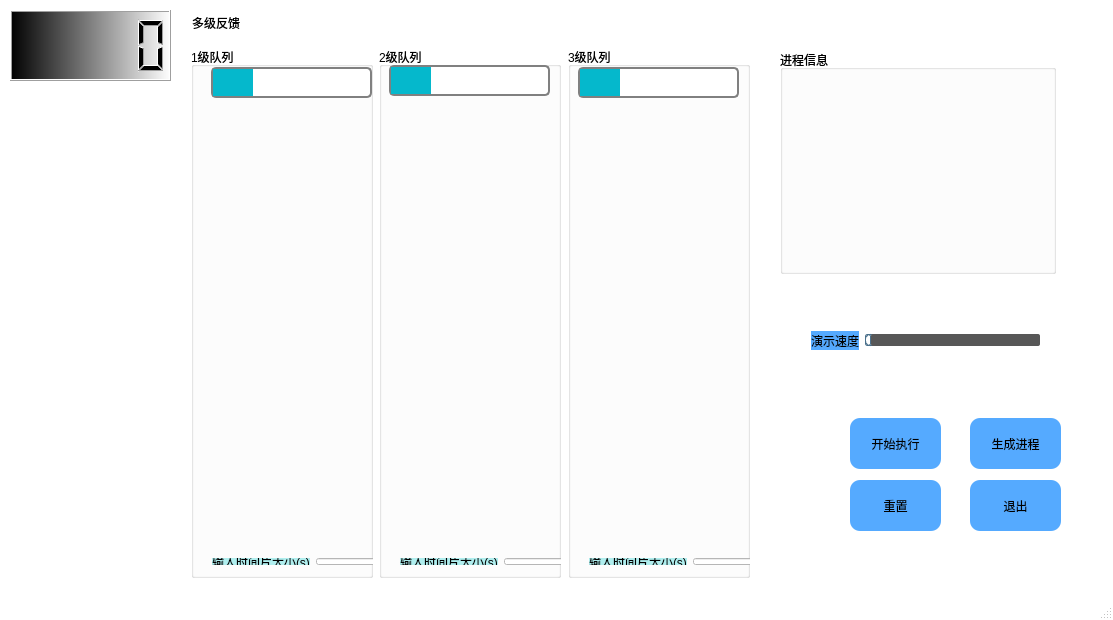
<?xml version="1.0" encoding="UTF-8"?>
<ui version="4.0">
 <class>MainWindow</class>
 <widget class="QMainWindow" name="MainWindow">
  <property name="geometry">
   <rect>
    <x>0</x>
    <y>0</y>
    <width>1113</width>
    <height>620</height>
   </rect>
  </property>
  <property name="windowTitle">
   <string>MainWindow</string>
  </property>
  <property name="styleSheet">
   <string notr="true">

#MainWindow {
background-color:rgba(0,0,0,0);border-image: url(:/background_meitu_1.jpg);}</string>
  </property>
  <widget class="QWidget" name="centralWidget">
   <widget class="QTabWidget" name="tabWidget">
    <property name="geometry">
     <rect>
      <x>180</x>
      <y>10</y>
      <width>581</width>
      <height>578</height>
     </rect>
    </property>
    <property name="styleSheet">
     <string notr="true">QTabWidget:pane {border-top:0px solid #e8f3f9;background:  transparent; }
QTabBar::tab {background:transparent}</string>
    </property>
    <property name="currentIndex">
     <number>0</number>
    </property>
    <widget class="QWidget" name="tabMulti">
     <attribute name="title">
      <string>多级反馈</string>
     </attribute>
     <widget class="QGroupBox" name="groupBox_2">
      <property name="geometry">
       <rect>
        <x>199</x>
        <y>11</y>
        <width>182</width>
        <height>531</height>
       </rect>
      </property>
      <property name="styleSheet">
       <string notr="true">font: 12pt &quot;微软雅黑&quot;;</string>
      </property>
      <property name="title">
       <string>2级队列</string>
      </property>
      <widget class="QProgressBar" name="progressBar2nd">
       <property name="geometry">
        <rect>
         <x>10</x>
         <y>18</y>
         <width>161</width>
         <height>31</height>
        </rect>
       </property>
       <property name="autoFillBackground">
        <bool>false</bool>
       </property>
       <property name="styleSheet">
        <string notr="true">QProgressBar{
border:2px solid grey;
border-radius:5px;
}

QProgressBar::chunk {
background-color:#05B8CC;
width:20px;
}</string>
       </property>
       <property name="value">
        <number>24</number>
       </property>
       <property name="textVisible">
        <bool>false</bool>
       </property>
      </widget>
      <widget class="QWidget" name="layoutWidget_2">
       <property name="geometry">
        <rect>
         <x>10</x>
         <y>500</y>
         <width>187</width>
         <height>29</height>
        </rect>
       </property>
       <layout class="QHBoxLayout" name="horizontalLayout_2">
        <item>
         <widget class="QLabel" name="label_2">
          <property name="styleSheet">
           <string notr="true"> border-style:solid;  
       background: transparent;  
       background-color: rgb(175, 238 ,238);  
         font: 12pt &quot;微软雅黑&quot;;
        
        border-radius: 10px;  </string>
          </property>
          <property name="text">
           <string>输入时间片大小(s)</string>
          </property>
         </widget>
        </item>
        <item>
         <widget class="QLineEdit" name="lineEdit2nd">
          <property name="styleSheet">
           <string notr="true">background-color: rgb(255, 255, 255);</string>
          </property>
         </widget>
        </item>
       </layout>
      </widget>
      <widget class="QTableWidget" name="tableWidget2nd">
       <property name="geometry">
        <rect>
         <x>10</x>
         <y>20</y>
         <width>161</width>
         <height>461</height>
        </rect>
       </property>
       <property name="styleSheet">
        <string notr="true">background-color: rgba(255, 127, 0, 0);
gridline-color: rgb(197,221,123);</string>
       </property>
      </widget>
     </widget>
     <widget class="QGroupBox" name="groupBox_3">
      <property name="geometry">
       <rect>
        <x>388</x>
        <y>11</y>
        <width>182</width>
        <height>531</height>
       </rect>
      </property>
      <property name="styleSheet">
       <string notr="true">font: 12pt &quot;微软雅黑&quot;;</string>
      </property>
      <property name="title">
       <string>3级队列</string>
      </property>
      <widget class="QProgressBar" name="progressBar3rd">
       <property name="geometry">
        <rect>
         <x>10</x>
         <y>20</y>
         <width>161</width>
         <height>31</height>
        </rect>
       </property>
       <property name="styleSheet">
        <string notr="true">
QProgressBar{
border:2px solid grey;
border-radius:5px;
}

QProgressBar::chunk {
background-color:#05B8CC;
width:20px;
}</string>
       </property>
       <property name="value">
        <number>24</number>
       </property>
       <property name="textVisible">
        <bool>false</bool>
       </property>
      </widget>
      <widget class="QWidget" name="layoutWidget_3">
       <property name="geometry">
        <rect>
         <x>10</x>
         <y>500</y>
         <width>187</width>
         <height>29</height>
        </rect>
       </property>
       <layout class="QHBoxLayout" name="horizontalLayout_3">
        <item>
         <widget class="QLabel" name="label_3">
          <property name="styleSheet">
           <string notr="true"> border-style:solid;  
       background: transparent;  
       background-color: rgb(175, 238 ,238); 
         font: 12pt &quot;微软雅黑&quot;;
        
        border-radius: 10px;  </string>
          </property>
          <property name="text">
           <string>输入时间片大小(s)</string>
          </property>
         </widget>
        </item>
        <item>
         <widget class="QLineEdit" name="lineEdit3rd">
          <property name="styleSheet">
           <string notr="true">background-color: rgb(255, 255, 255);</string>
          </property>
         </widget>
        </item>
       </layout>
      </widget>
      <widget class="QTableWidget" name="tableWidget3rd">
       <property name="geometry">
        <rect>
         <x>11</x>
         <y>23</y>
         <width>161</width>
         <height>461</height>
        </rect>
       </property>
       <property name="styleSheet">
        <string notr="true">background-color: rgba(255, 127 ,0, 0);
gridline-color: rgb(197,221,123);</string>
       </property>
      </widget>
     </widget>
     <widget class="QGroupBox" name="groupBox">
      <property name="geometry">
       <rect>
        <x>11</x>
        <y>11</y>
        <width>182</width>
        <height>531</height>
       </rect>
      </property>
      <property name="styleSheet">
       <string notr="true">
font: 12pt &quot;微软雅黑&quot;;</string>
      </property>
      <property name="title">
       <string>1级队列</string>
      </property>
      <widget class="QProgressBar" name="progressBar1st">
       <property name="geometry">
        <rect>
         <x>20</x>
         <y>20</y>
         <width>161</width>
         <height>31</height>
        </rect>
       </property>
       <property name="autoFillBackground">
        <bool>false</bool>
       </property>
       <property name="styleSheet">
        <string notr="true">QProgressBar{
border:2px solid grey;
border-radius:5px;
}

QProgressBar::chunk {
background-color:#05B8CC;
width:20px;
}</string>
       </property>
       <property name="value">
        <number>24</number>
       </property>
       <property name="textVisible">
        <bool>false</bool>
       </property>
      </widget>
      <widget class="QWidget" name="layoutWidget">
       <property name="geometry">
        <rect>
         <x>10</x>
         <y>500</y>
         <width>187</width>
         <height>29</height>
        </rect>
       </property>
       <layout class="QHBoxLayout" name="horizontalLayout">
        <item>
         <widget class="QLabel" name="label">
          <property name="styleSheet">
           <string notr="true"> border-style:solid;  
       background: transparent;  
  background-color: rgb(175, 238 ,238); 
         font: 12pt &quot;微软雅黑&quot;;
        
        border-radius: 10px;  </string>
          </property>
          <property name="text">
           <string>输入时间片大小(s)</string>
          </property>
         </widget>
        </item>
        <item>
         <widget class="QLineEdit" name="lineEdit1st">
          <property name="styleSheet">
           <string notr="true">background-color: rgb(255, 255, 255);</string>
          </property>
         </widget>
        </item>
       </layout>
      </widget>
      <widget class="QTableWidget" name="tableWidget1st">
       <property name="geometry">
        <rect>
         <x>20</x>
         <y>20</y>
         <width>161</width>
         <height>461</height>
        </rect>
       </property>
       <property name="styleSheet">
        <string notr="true">background-color: rgba(255, 127, 0, 0);
gridline-color: rgb(197,221,123);</string>
       </property>
      </widget>
     </widget>
    </widget>
   </widget>
   <widget class="QPushButton" name="pushButtonexit">
    <property name="enabled">
     <bool>true</bool>
    </property>
    <property name="geometry">
     <rect>
      <x>970</x>
      <y>480</y>
      <width>91</width>
      <height>51</height>
     </rect>
    </property>
    <property name="autoFillBackground">
     <bool>false</bool>
    </property>
    <property name="styleSheet">
     <string notr="true">

  
QPushButton#pushButtonexit{  
  	font: 12pt &quot;微软雅黑&quot;;
       background-color: rgb(85, 170, 255);  
       border-radius: 10px;   
}  
  </string>
    </property>
    <property name="text">
     <string>退出</string>
    </property>
    <property name="flat">
     <bool>true</bool>
    </property>
   </widget>
   <widget class="QGroupBox" name="groupBox_4">
    <property name="geometry">
     <rect>
      <x>780</x>
      <y>50</y>
      <width>276</width>
      <height>224</height>
     </rect>
    </property>
    <property name="styleSheet">
     <string notr="true">font: 12pt &quot;微软雅黑&quot;;</string>
    </property>
    <property name="title">
     <string>进程信息</string>
    </property>
    <layout class="QHBoxLayout" name="horizontalLayout_5">
     <item>
      <widget class="QTableWidget" name="tableWidgetInfo">
       <property name="styleSheet">
        <string notr="true">background-color:rgba(0,0,0,0);

</string>
       </property>
      </widget>
     </item>
    </layout>
   </widget>
   <widget class="QTableWidget" name="tableWidgetProcess">
    <property name="geometry">
     <rect>
      <x>10</x>
      <y>100</y>
      <width>156</width>
      <height>411</height>
     </rect>
    </property>
    <property name="styleSheet">
     <string notr="true">background-color:rgba(0,0,0,0);
gridline-color: rgb(197,221,123);
</string>
    </property>
   </widget>
   <widget class="QPushButton" name="pushButtonReset">
    <property name="enabled">
     <bool>true</bool>
    </property>
    <property name="geometry">
     <rect>
      <x>850</x>
      <y>480</y>
      <width>91</width>
      <height>51</height>
     </rect>
    </property>
    <property name="autoFillBackground">
     <bool>false</bool>
    </property>
    <property name="styleSheet">
     <string notr="true">

  
QPushButton#pushButtonReset{  
  font: 12pt &quot;微软雅黑&quot;;
      background-color: rgb(85, 170, 255);  
        border-radius: 10px;  
}  
  

</string>
    </property>
    <property name="text">
     <string>重置</string>
    </property>
    <property name="flat">
     <bool>true</bool>
    </property>
   </widget>
   <widget class="QWidget" name="layoutWidget">
    <property name="geometry">
     <rect>
      <x>800</x>
      <y>320</y>
      <width>251</width>
      <height>41</height>
     </rect>
    </property>
    <layout class="QHBoxLayout" name="horizontalLayout_4">
     <item>
      <widget class="QLabel" name="label_4">
       <property name="styleSheet">
        <string notr="true">
  

QWidget#label_4{
       border-style:solid;  
       background: transparent;  
       background-color: rgb(85, 170, 255); 
         font: 12pt &quot;微软雅黑&quot;;
        
        border-radius: 10px;  
}  
  


 
</string>
       </property>
       <property name="text">
        <string>演示速度</string>
       </property>
      </widget>
     </item>
     <item>
      <widget class="QSlider" name="horizontalSlider">
       <property name="styleSheet">
        <string notr="true">QWidget#centralWidget{  
       border-style:solid;  
       background: transparent;  
       background-color:#0066CC;  
         
}  
  
QSlider#horizontalSlider::groove:horizontal {    
border: 1px solid #4A708B;    
background: #orange;    
height: 10px;    
border-radius: 5px;    
padding-left:-1px;    
padding-right:-1px;    
}    
    
QSlider#horizontalSlider::sub-page:horizontal {    
background: qlineargradient(x1:0, y1:0, x2:0, y2:1,     
    stop:0 #B1B1B1, stop:1 #c4c4c4);    
background: qlineargradient(x1: 0, y1: 0.2, x2: 1, y2: 1,    
    stop: 0 #5DCCFF, stop: 1 #1874CD);    
border: 1px solid #4A708B;    
height: 10px;    
border-radius: 2px;    
}    
    
QSlider#horizontalSlider::add-page:horizontal {    
background: #575757;    
border: 0px solid #777;    
height: 10px;    
border-radius: 2px;    
}    
    
QSlider#horizontalSlider::handle:horizontal     
{    
    background: qradialgradient(spread:pad, cx:0.5, cy:0.5, radius:0.5, fx:0.5, fy:0.5,     
    stop:0.6 #45ADED, stop:0.778409 rgba(255, 255, 255, 255));    
    
    width: 11px;    
    margin-top: -3px;    
    margin-bottom: -3px;    
    border-radius: 5px;    
}    
    
QSlider#horizontalSlider::handle:horizontal:hover {    
    background: qradialgradient(spread:pad, cx:0.5, cy:0.5, radius:0.5, fx:0.5, fy:0.5, stop:0.6 #2A8BDA,     
    stop:0.778409 rgba(255, 255, 255, 255));    
    
    width: 11px;    
    margin-top: -3px;    
    margin-bottom: -3px;    
    border-radius: 5px;    
}    
    
QSlider#horizontalSlider::sub-page:horizontal:disabled {    
background: #00009C;    
border-color: #999;    
}    
    
QSlider#horizontalSlider::add-page:horizontal:disabled {    
background: #eee;    
border-color: #999;    
}    
    
QSlider#horizontalSlider::handle:horizontal:disabled {    
background: #eee;    
border: 1px solid #aaa;    
border-radius: 4px;    
}  

</string>
       </property>
       <property name="minimum">
        <number>1</number>
       </property>
       <property name="maximum">
        <number>10</number>
       </property>
       <property name="pageStep">
        <number>1</number>
       </property>
       <property name="orientation">
        <enum>Qt::Horizontal</enum>
       </property>
       <property name="tickInterval">
        <number>1</number>
       </property>
      </widget>
     </item>
    </layout>
   </widget>
   <widget class="QLCDNumber" name="lcdNumber">
    <property name="geometry">
     <rect>
      <x>10</x>
      <y>10</y>
      <width>161</width>
      <height>71</height>
     </rect>
    </property>
    <property name="styleSheet">
     <string notr="true">font: 9pt &quot;微软雅黑&quot;;
background-color: qlineargradient(spread:pad, x1:0, y1:0, x2:1, y2:0, stop:0 rgba(0, 0, 0, 255), stop:1 rgba(255, 255, 255, 255));</string>
    </property>
   </widget>
   <widget class="QPushButton" name="pushButtonStart">
    <property name="geometry">
     <rect>
      <x>850</x>
      <y>418</y>
      <width>91</width>
      <height>51</height>
     </rect>
    </property>
    <property name="autoFillBackground">
     <bool>false</bool>
    </property>
    <property name="styleSheet">
     <string notr="true">

  
QPushButton#pushButtonStart{  
  	font: 12pt &quot;微软雅黑&quot;;
       background-color: rgb(85, 170, 255);  
       border-radius: 10px;   
}  
  

  

  </string>
    </property>
    <property name="text">
     <string>开始执行</string>
    </property>
    <property name="flat">
     <bool>true</bool>
    </property>
   </widget>
   <widget class="QPushButton" name="pushButtonGenerate">
    <property name="geometry">
     <rect>
      <x>970</x>
      <y>418</y>
      <width>91</width>
      <height>51</height>
     </rect>
    </property>
    <property name="autoFillBackground">
     <bool>false</bool>
    </property>
    <property name="styleSheet">
     <string notr="true">  
QPushButton#pushButtonGenerate{  
  font: 12pt &quot;微软雅黑&quot;;
      background-color: rgb(85, 170, 255);  
        border-radius: 10px;  
}  
  
</string>
    </property>
    <property name="text">
     <string>生成进程</string>
    </property>
    <property name="flat">
     <bool>true</bool>
    </property>
   </widget>
  </widget>
  <widget class="QStatusBar" name="statusBar"/>
 </widget>
 <layoutdefault spacing="6" margin="11"/>
 <resources/>
 <connections/>
</ui>
